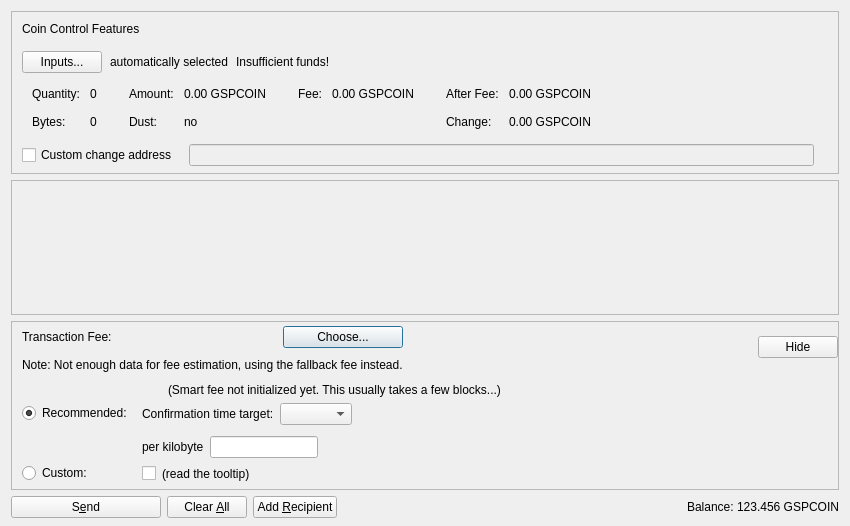
<?xml version="1.0" encoding="UTF-8"?>
<ui version="4.0">
 <class>SendCoinsDialog</class>
 <widget class="QDialog" name="SendCoinsDialog">
  <property name="geometry">
   <rect>
    <x>0</x>
    <y>0</y>
    <width>850</width>
    <height>526</height>
   </rect>
  </property>
  <property name="windowTitle">
   <string>Send Coins</string>
  </property>
  <layout class="QVBoxLayout" name="verticalLayout" stretch="0,1,0,0">
   <property name="bottomMargin">
    <number>8</number>
   </property>
   <item>
    <widget class="QFrame" name="frameCoinControl">
     <property name="sizePolicy">
      <sizepolicy hsizetype="Expanding" vsizetype="Expanding">
       <horstretch>0</horstretch>
       <verstretch>0</verstretch>
      </sizepolicy>
     </property>
     <property name="maximumSize">
      <size>
       <width>16777215</width>
       <height>16777215</height>
      </size>
     </property>
     <property name="frameShape">
      <enum>QFrame::StyledPanel</enum>
     </property>
     <property name="frameShadow">
      <enum>QFrame::Sunken</enum>
     </property>
     <layout class="QVBoxLayout" name="verticalLayoutCoinControl2">
      <property name="spacing">
       <number>0</number>
      </property>
      <property name="leftMargin">
       <number>0</number>
      </property>
      <property name="topMargin">
       <number>0</number>
      </property>
      <property name="rightMargin">
       <number>0</number>
      </property>
      <property name="bottomMargin">
       <number>6</number>
      </property>
      <item>
       <layout class="QVBoxLayout" name="verticalLayoutCoinControl" stretch="0,0,0,0,1">
        <property name="spacing">
         <number>0</number>
        </property>
        <property name="leftMargin">
         <number>10</number>
        </property>
        <property name="topMargin">
         <number>10</number>
        </property>
        <item>
         <layout class="QHBoxLayout" name="horizontalLayoutCoinControl1">
          <property name="bottomMargin">
           <number>15</number>
          </property>
          <item>
           <widget class="QLabel" name="labelCoinControlFeatures">
            <property name="sizePolicy">
             <sizepolicy hsizetype="Preferred" vsizetype="Maximum">
              <horstretch>0</horstretch>
              <verstretch>0</verstretch>
             </sizepolicy>
            </property>
            <property name="text">
             <string>Coin Control Features</string>
            </property>
           </widget>
          </item>
         </layout>
        </item>
        <item>
         <layout class="QHBoxLayout" name="horizontalLayoutCoinControl2" stretch="0,0,0,0">
          <property name="spacing">
           <number>8</number>
          </property>
          <property name="bottomMargin">
           <number>10</number>
          </property>
          <item>
           <widget class="QPushButton" name="pushButtonCoinControl">
            <property name="styleSheet">
             <string notr="true"/>
            </property>
            <property name="text">
             <string>Inputs...</string>
            </property>
            <property name="autoDefault">
             <bool>false</bool>
            </property>
           </widget>
          </item>
          <item>
           <widget class="QLabel" name="labelCoinControlAutomaticallySelected">
            <property name="text">
             <string>automatically selected</string>
            </property>
            <property name="margin">
             <number>5</number>
            </property>
           </widget>
          </item>
          <item>
           <widget class="QLabel" name="labelCoinControlInsuffFunds">
            <property name="text">
             <string>Insufficient funds!</string>
            </property>
            <property name="margin">
             <number>5</number>
            </property>
           </widget>
          </item>
          <item>
           <spacer name="horizontalSpacerCoinControl">
            <property name="orientation">
             <enum>Qt::Horizontal</enum>
            </property>
            <property name="sizeHint" stdset="0">
             <size>
              <width>40</width>
              <height>1</height>
             </size>
            </property>
           </spacer>
          </item>
         </layout>
        </item>
        <item>
         <widget class="QWidget" name="widgetCoinControl" native="true">
          <property name="sizePolicy">
           <sizepolicy hsizetype="Preferred" vsizetype="Preferred">
            <horstretch>0</horstretch>
            <verstretch>0</verstretch>
           </sizepolicy>
          </property>
          <property name="minimumSize">
           <size>
            <width>0</width>
            <height>0</height>
           </size>
          </property>
          <property name="styleSheet">
           <string notr="true"/>
          </property>
          <layout class="QHBoxLayout" name="horizontalLayoutCoinControl5">
           <property name="leftMargin">
            <number>0</number>
           </property>
           <property name="topMargin">
            <number>0</number>
           </property>
           <property name="rightMargin">
            <number>0</number>
           </property>
           <property name="bottomMargin">
            <number>0</number>
           </property>
           <item>
            <layout class="QHBoxLayout" name="horizontalLayoutCoinControl3" stretch="0,0,0,1">
             <property name="spacing">
              <number>20</number>
             </property>
             <property name="topMargin">
              <number>0</number>
             </property>
             <property name="bottomMargin">
              <number>10</number>
             </property>
             <item>
              <layout class="QFormLayout" name="formLayoutCoinControl1">
               <property name="horizontalSpacing">
                <number>10</number>
               </property>
               <property name="verticalSpacing">
                <number>14</number>
               </property>
               <property name="leftMargin">
                <number>10</number>
               </property>
               <property name="topMargin">
                <number>4</number>
               </property>
               <property name="rightMargin">
                <number>6</number>
               </property>
               <item row="0" column="0">
                <widget class="QLabel" name="labelCoinControlQuantityText">
                 <property name="text">
                  <string>Quantity:</string>
                 </property>
                 <property name="margin">
                  <number>0</number>
                 </property>
                </widget>
               </item>
               <item row="0" column="1">
                <widget class="QLabel" name="labelCoinControlQuantity">
                 <property name="cursor">
                  <cursorShape>IBeamCursor</cursorShape>
                 </property>
                 <property name="contextMenuPolicy">
                  <enum>Qt::ActionsContextMenu</enum>
                 </property>
                 <property name="text">
                  <string notr="true">0</string>
                 </property>
                 <property name="margin">
                  <number>0</number>
                 </property>
                 <property name="textInteractionFlags">
                  <set>Qt::LinksAccessibleByMouse|Qt::TextSelectableByKeyboard|Qt::TextSelectableByMouse</set>
                 </property>
                </widget>
               </item>
               <item row="1" column="0">
                <widget class="QLabel" name="labelCoinControlBytesText">
                 <property name="text">
                  <string>Bytes:</string>
                 </property>
                </widget>
               </item>
               <item row="1" column="1">
                <widget class="QLabel" name="labelCoinControlBytes">
                 <property name="cursor">
                  <cursorShape>IBeamCursor</cursorShape>
                 </property>
                 <property name="contextMenuPolicy">
                  <enum>Qt::ActionsContextMenu</enum>
                 </property>
                 <property name="text">
                  <string notr="true">0</string>
                 </property>
                 <property name="textInteractionFlags">
                  <set>Qt::LinksAccessibleByMouse|Qt::TextSelectableByKeyboard|Qt::TextSelectableByMouse</set>
                 </property>
                </widget>
               </item>
              </layout>
             </item>
             <item>
              <layout class="QFormLayout" name="formLayoutCoinControl2">
               <property name="horizontalSpacing">
                <number>10</number>
               </property>
               <property name="verticalSpacing">
                <number>14</number>
               </property>
               <property name="leftMargin">
                <number>6</number>
               </property>
               <property name="topMargin">
                <number>4</number>
               </property>
               <property name="rightMargin">
                <number>6</number>
               </property>
               <item row="0" column="0">
                <widget class="QLabel" name="labelCoinControlAmountText">
                 <property name="text">
                  <string>Amount:</string>
                 </property>
                 <property name="margin">
                  <number>0</number>
                 </property>
                </widget>
               </item>
               <item row="0" column="1">
                <widget class="QLabel" name="labelCoinControlAmount">
                 <property name="cursor">
                  <cursorShape>IBeamCursor</cursorShape>
                 </property>
                 <property name="contextMenuPolicy">
                  <enum>Qt::ActionsContextMenu</enum>
                 </property>
                 <property name="text">
                  <string notr="true">0.00 GSPCOIN</string>
                 </property>
                 <property name="textInteractionFlags">
                  <set>Qt::LinksAccessibleByMouse|Qt::TextSelectableByKeyboard|Qt::TextSelectableByMouse</set>
                 </property>
                </widget>
               </item>
               <item row="1" column="0">
                <widget class="QLabel" name="labelCoinControlLowOutputText">
                 <property name="text">
                  <string>Dust:</string>
                 </property>
                </widget>
               </item>
               <item row="1" column="1">
                <widget class="QLabel" name="labelCoinControlLowOutput">
                 <property name="cursor">
                  <cursorShape>IBeamCursor</cursorShape>
                 </property>
                 <property name="contextMenuPolicy">
                  <enum>Qt::ActionsContextMenu</enum>
                 </property>
                 <property name="text">
                  <string notr="true">no</string>
                 </property>
                 <property name="textInteractionFlags">
                  <set>Qt::LinksAccessibleByMouse|Qt::TextSelectableByKeyboard|Qt::TextSelectableByMouse</set>
                 </property>
                </widget>
               </item>
              </layout>
             </item>
             <item>
              <layout class="QFormLayout" name="formLayoutCoinControl3">
               <property name="horizontalSpacing">
                <number>10</number>
               </property>
               <property name="verticalSpacing">
                <number>14</number>
               </property>
               <property name="leftMargin">
                <number>6</number>
               </property>
               <property name="topMargin">
                <number>4</number>
               </property>
               <property name="rightMargin">
                <number>6</number>
               </property>
               <item row="0" column="0">
                <widget class="QLabel" name="labelCoinControlFeeText">
                 <property name="text">
                  <string>Fee:</string>
                 </property>
                 <property name="margin">
                  <number>0</number>
                 </property>
                </widget>
               </item>
               <item row="0" column="1">
                <widget class="QLabel" name="labelCoinControlFee">
                 <property name="cursor">
                  <cursorShape>IBeamCursor</cursorShape>
                 </property>
                 <property name="contextMenuPolicy">
                  <enum>Qt::ActionsContextMenu</enum>
                 </property>
                 <property name="text">
                  <string notr="true">0.00 GSPCOIN</string>
                 </property>
                 <property name="textInteractionFlags">
                  <set>Qt::LinksAccessibleByMouse|Qt::TextSelectableByKeyboard|Qt::TextSelectableByMouse</set>
                 </property>
                </widget>
               </item>
              </layout>
             </item>
             <item>
              <layout class="QFormLayout" name="formLayoutCoinControl4">
               <property name="horizontalSpacing">
                <number>10</number>
               </property>
               <property name="verticalSpacing">
                <number>14</number>
               </property>
               <property name="leftMargin">
                <number>6</number>
               </property>
               <property name="topMargin">
                <number>4</number>
               </property>
               <property name="rightMargin">
                <number>6</number>
               </property>
               <item row="0" column="0">
                <widget class="QLabel" name="labelCoinControlAfterFeeText">
                 <property name="text">
                  <string>After Fee:</string>
                 </property>
                 <property name="margin">
                  <number>0</number>
                 </property>
                </widget>
               </item>
               <item row="0" column="1">
                <widget class="QLabel" name="labelCoinControlAfterFee">
                 <property name="cursor">
                  <cursorShape>IBeamCursor</cursorShape>
                 </property>
                 <property name="contextMenuPolicy">
                  <enum>Qt::ActionsContextMenu</enum>
                 </property>
                 <property name="text">
                  <string notr="true">0.00 GSPCOIN</string>
                 </property>
                 <property name="textInteractionFlags">
                  <set>Qt::LinksAccessibleByMouse|Qt::TextSelectableByKeyboard|Qt::TextSelectableByMouse</set>
                 </property>
                </widget>
               </item>
               <item row="1" column="0">
                <widget class="QLabel" name="labelCoinControlChangeText">
                 <property name="text">
                  <string>Change:</string>
                 </property>
                </widget>
               </item>
               <item row="1" column="1">
                <widget class="QLabel" name="labelCoinControlChange">
                 <property name="cursor">
                  <cursorShape>IBeamCursor</cursorShape>
                 </property>
                 <property name="contextMenuPolicy">
                  <enum>Qt::ActionsContextMenu</enum>
                 </property>
                 <property name="text">
                  <string notr="true">0.00 GSPCOIN</string>
                 </property>
                 <property name="textInteractionFlags">
                  <set>Qt::LinksAccessibleByMouse|Qt::TextSelectableByKeyboard|Qt::TextSelectableByMouse</set>
                 </property>
                </widget>
               </item>
              </layout>
             </item>
            </layout>
           </item>
          </layout>
         </widget>
        </item>
        <item>
         <layout class="QHBoxLayout" name="horizontalLayoutCoinControl4" stretch="0,0,0">
          <property name="spacing">
           <number>12</number>
          </property>
          <property name="sizeConstraint">
           <enum>QLayout::SetDefaultConstraint</enum>
          </property>
          <property name="topMargin">
           <number>5</number>
          </property>
          <property name="rightMargin">
           <number>5</number>
          </property>
          <item>
           <widget class="QCheckBox" name="checkBoxCoinControlChange">
            <property name="toolTip">
             <string>If this is activated, but the change address is empty or invalid, change will be sent to a newly generated address.</string>
            </property>
            <property name="text">
             <string>Custom change address</string>
            </property>
           </widget>
          </item>
          <item>
           <widget class="QValidatedLineEdit" name="lineEditCoinControlChange">
            <property name="enabled">
             <bool>false</bool>
            </property>
            <property name="sizePolicy">
             <sizepolicy hsizetype="Expanding" vsizetype="Fixed">
              <horstretch>0</horstretch>
              <verstretch>0</verstretch>
             </sizepolicy>
            </property>
           </widget>
          </item>
          <item>
           <widget class="QLabel" name="labelCoinControlChangeLabel">
            <property name="sizePolicy">
             <sizepolicy hsizetype="Preferred" vsizetype="Expanding">
              <horstretch>0</horstretch>
              <verstretch>0</verstretch>
             </sizepolicy>
            </property>
            <property name="minimumSize">
             <size>
              <width>0</width>
              <height>0</height>
             </size>
            </property>
            <property name="text">
             <string/>
            </property>
            <property name="margin">
             <number>3</number>
            </property>
           </widget>
          </item>
         </layout>
        </item>
        <item>
         <spacer name="verticalSpacerCoinControl">
          <property name="orientation">
           <enum>Qt::Vertical</enum>
          </property>
          <property name="sizeHint" stdset="0">
           <size>
            <width>800</width>
            <height>1</height>
           </size>
          </property>
         </spacer>
        </item>
       </layout>
      </item>
     </layout>
    </widget>
   </item>
   <item>
    <widget class="QScrollArea" name="scrollArea">
     <property name="widgetResizable">
      <bool>true</bool>
     </property>
     <widget class="QWidget" name="scrollAreaWidgetContents">
      <property name="geometry">
       <rect>
        <x>0</x>
        <y>0</y>
        <width>830</width>
        <height>104</height>
       </rect>
      </property>
      <layout class="QVBoxLayout" name="verticalLayout_2" stretch="0,1">
       <property name="leftMargin">
        <number>0</number>
       </property>
       <property name="topMargin">
        <number>0</number>
       </property>
       <property name="rightMargin">
        <number>0</number>
       </property>
       <property name="bottomMargin">
        <number>0</number>
       </property>
       <item>
        <layout class="QVBoxLayout" name="entries">
         <property name="spacing">
          <number>6</number>
         </property>
        </layout>
       </item>
       <item>
        <spacer name="verticalSpacer">
         <property name="orientation">
          <enum>Qt::Vertical</enum>
         </property>
         <property name="sizeHint" stdset="0">
          <size>
           <width>20</width>
           <height>40</height>
          </size>
         </property>
        </spacer>
       </item>
      </layout>
     </widget>
    </widget>
   </item>
   <item>
    <widget class="QFrame" name="frameFee">
     <property name="sizePolicy">
      <sizepolicy hsizetype="Expanding" vsizetype="Expanding">
       <horstretch>0</horstretch>
       <verstretch>0</verstretch>
      </sizepolicy>
     </property>
     <property name="maximumSize">
      <size>
       <width>16777215</width>
       <height>16777215</height>
      </size>
     </property>
     <property name="frameShape">
      <enum>QFrame::StyledPanel</enum>
     </property>
     <property name="frameShadow">
      <enum>QFrame::Sunken</enum>
     </property>
     <layout class="QVBoxLayout" name="verticalLayoutFee1">
      <property name="spacing">
       <number>0</number>
      </property>
      <property name="leftMargin">
       <number>0</number>
      </property>
      <property name="topMargin">
       <number>0</number>
      </property>
      <property name="rightMargin">
       <number>0</number>
      </property>
      <property name="bottomMargin">
       <number>0</number>
      </property>
      <item>
       <layout class="QVBoxLayout" name="verticalLayoutFee2" stretch="0,0,0">
        <property name="spacing">
         <number>0</number>
        </property>
        <property name="leftMargin">
         <number>10</number>
        </property>
        <property name="topMargin">
         <number>0</number>
        </property>
        <item>
         <layout class="QHBoxLayout" name="horizontalLayoutFee1">
          <property name="bottomMargin">
           <number>0</number>
          </property>
          <item>
           <layout class="QVBoxLayout" name="verticalLayoutFee7">
            <property name="spacing">
             <number>0</number>
            </property>
            <item>
             <spacer name="verticalSpacerSmartFee">
              <property name="orientation">
               <enum>Qt::Vertical</enum>
              </property>
              <property name="sizeType">
               <enum>QSizePolicy::Fixed</enum>
              </property>
              <property name="sizeHint" stdset="0">
               <size>
                <width>1</width>
                <height>4</height>
               </size>
              </property>
             </spacer>
            </item>
            <item>
             <layout class="QHBoxLayout" name="horizontalLayoutSmartFee">
              <property name="spacing">
               <number>10</number>
              </property>
              <item>
               <widget class="QLabel" name="labelFeeHeadline">
                <property name="sizePolicy">
                 <sizepolicy hsizetype="Preferred" vsizetype="Maximum">
                  <horstretch>0</horstretch>
                  <verstretch>0</verstretch>
                 </sizepolicy>
                </property>
                <property name="text">
                 <string>Transaction Fee:</string>
                </property>
               </widget>
              </item>
              <item>
               <widget class="QLabel" name="labelFeeMinimized">
                <property name="text">
                 <string/>
                </property>
               </widget>
              </item>
              <item>
               <widget class="QPushButton" name="buttonChooseFee">
                <property name="text">
                 <string>Choose...</string>
                </property>
               </widget>
              </item>
             </layout>
            </item>
            <item>
             <spacer name="verticalSpacer_7">
              <property name="orientation">
               <enum>Qt::Vertical</enum>
              </property>
              <property name="sizeHint" stdset="0">
               <size>
                <width>1</width>
                <height>10</height>
               </size>
              </property>
             </spacer>
            </item>
            <item>
             <widget class="QLabel" name="fallbackFeeWarningLabel">
              <property name="toolTip">
               <string>Using the fallbackfee can result in sending a transaction that will take several hours or days (or never) to confirm. Consider choosing your fee manually or wait until you have validated the complete chain.</string>
              </property>
              <property name="text">
               <string>Note: Not enough data for fee estimation, using the fallback fee instead.</string>
              </property>
              <property name="wordWrap">
               <bool>false</bool>
              </property>
             </widget>
            </item>
            <item>
             <spacer name="verticalSpacer_5">
              <property name="orientation">
               <enum>Qt::Vertical</enum>
              </property>
              <property name="sizeHint" stdset="0">
               <size>
                <width>1</width>
                <height>1</height>
               </size>
              </property>
             </spacer>
            </item>
           </layout>
          </item>
          <item>
           <spacer name="horizontalSpacer_4">
            <property name="orientation">
             <enum>Qt::Horizontal</enum>
            </property>
            <property name="sizeHint" stdset="0">
             <size>
              <width>1</width>
              <height>1</height>
             </size>
            </property>
           </spacer>
          </item>
          <item>
           <widget class="QPushButton" name="buttonMinimizeFee">
            <property name="toolTip">
             <string>collapse fee-settings</string>
            </property>
            <property name="text">
             <string>Hide</string>
            </property>
           </widget>
          </item>
         </layout>
        </item>
        <item>
         <widget class="QFrame" name="frameFeeSelection">
          <layout class="QVBoxLayout" name="verticalLayoutFee12">
           <property name="spacing">
            <number>0</number>
           </property>
           <property name="leftMargin">
            <number>0</number>
           </property>
           <property name="topMargin">
            <number>0</number>
           </property>
           <property name="rightMargin">
            <number>0</number>
           </property>
           <property name="bottomMargin">
            <number>0</number>
           </property>
           <item>
            <layout class="QGridLayout" name="gridLayoutFee">
             <property name="topMargin">
              <number>10</number>
             </property>
             <property name="bottomMargin">
              <number>4</number>
             </property>
             <property name="horizontalSpacing">
              <number>10</number>
             </property>
             <property name="verticalSpacing">
              <number>4</number>
             </property>
             <item row="1" column="1">
              <layout class="QVBoxLayout" name="verticalLayoutFee8">
               <property name="spacing">
                <number>6</number>
               </property>
               <property name="topMargin">
                <number>3</number>
               </property>
               <item>
                <layout class="QHBoxLayout" name="horizontalLayoutFee13" stretch="0,0,1">
                 <item>
                  <widget class="QLabel" name="labelCustomPerKilobyte">
                   <property name="toolTip">
                    <string>If the custom fee is set to 1000 ruffs and the transaction is only 250 bytes, then &quot;per kilobyte&quot; only pays 250 ruffs in fee,&lt;br /&gt;while &quot;at least&quot; pays 1000 ruffs. For transactions bigger than a kilobyte both pay by kilobyte.</string>
                   </property>
                   <property name="text">
                    <string>per kilobyte</string>
                   </property>
                  </widget>
                 </item>
                 <item>
                  <widget class="BitcoinAmountField" name="customFee"/>
                 </item>
                 <item>
                  <spacer name="horizontalSpacer_6">
                   <property name="orientation">
                    <enum>Qt::Horizontal</enum>
                   </property>
                   <property name="sizeHint" stdset="0">
                    <size>
                     <width>1</width>
                     <height>1</height>
                    </size>
                   </property>
                  </spacer>
                 </item>
                </layout>
               </item>
               <item>
                <layout class="QHBoxLayout" name="horizontalLayoutFee8">
                 <item>
                  <widget class="QCheckBox" name="checkBoxMinimumFee">
                   <property name="toolTip">
                    <string>Paying only the minimum fee is just fine as long as there is less transaction volume than space in the blocks.&lt;br /&gt;But be aware that this can end up in a never confirming transaction once there is more demand for gspcoin transactions than the network can process.</string>
                   </property>
                   <property name="text">
                    <string/>
                   </property>
                  </widget>
                 </item>
                 <item>
                  <widget class="QLabel" name="labelMinFeeWarning">
                   <property name="enabled">
                    <bool>true</bool>
                   </property>
                   <property name="toolTip">
                    <string>Paying only the minimum fee is just fine as long as there is less transaction volume than space in the blocks.&lt;br /&gt;But be aware that this can end up in a never confirming transaction once there is more demand for gspcoin transactions than the network can process.</string>
                   </property>
                   <property name="text">
                    <string>(read the tooltip)</string>
                   </property>
                   <property name="margin">
                    <number>5</number>
                   </property>
                  </widget>
                 </item>
                 <item>
                  <spacer name="horizontalSpacer_2">
                   <property name="orientation">
                    <enum>Qt::Horizontal</enum>
                   </property>
                   <property name="sizeHint" stdset="0">
                    <size>
                     <width>1</width>
                     <height>1</height>
                    </size>
                   </property>
                  </spacer>
                 </item>
                </layout>
               </item>
              </layout>
             </item>
             <item row="0" column="0">
              <layout class="QVBoxLayout" name="verticalLayoutFee4" stretch="0,1">
               <property name="topMargin">
                <number>20</number>
               </property>
               <property name="bottomMargin">
                <number>3</number>
               </property>
               <item>
                <widget class="QRadioButton" name="radioSmartFee">
                 <property name="text">
                  <string>Recommended:</string>
                 </property>
                 <property name="checked">
                  <bool>true</bool>
                 </property>
                 <attribute name="buttonGroup">
                  <string notr="true">groupFee</string>
                 </attribute>
                </widget>
               </item>
               <item>
                <spacer name="verticalSpacer_2">
                 <property name="orientation">
                  <enum>Qt::Vertical</enum>
                 </property>
                 <property name="sizeHint" stdset="0">
                  <size>
                   <width>1</width>
                   <height>1</height>
                  </size>
                 </property>
                </spacer>
               </item>
              </layout>
             </item>
             <item row="1" column="0">
              <layout class="QVBoxLayout" name="verticalLayoutFee9" stretch="0,1">
               <property name="topMargin">
                <number>30</number>
               </property>
               <item>
                <widget class="QRadioButton" name="radioCustomFee">
                 <property name="text">
                  <string>Custom:</string>
                 </property>
                 <attribute name="buttonGroup">
                  <string notr="true">groupFee</string>
                 </attribute>
                </widget>
               </item>
               <item>
                <spacer name="verticalSpacer_6">
                 <property name="orientation">
                  <enum>Qt::Vertical</enum>
                 </property>
                 <property name="sizeHint" stdset="0">
                  <size>
                   <width>1</width>
                   <height>1</height>
                  </size>
                 </property>
                </spacer>
               </item>
              </layout>
             </item>
             <item row="0" column="1">
              <layout class="QVBoxLayout" name="verticalLayoutFee3" stretch="0,0,1">
               <property name="spacing">
                <number>6</number>
               </property>
               <property name="topMargin">
                <number>0</number>
               </property>
               <property name="bottomMargin">
                <number>3</number>
               </property>
               <item>
                <layout class="QHBoxLayout" name="horizontalLayoutFee12">
                 <item>
                  <widget class="QLabel" name="labelSmartFee">
                   <property name="text">
                    <string/>
                   </property>
                   <property name="margin">
                    <number>2</number>
                   </property>
                  </widget>
                 </item>
                 <item>
                  <widget class="QLabel" name="labelFeeEstimation">
                   <property name="text">
                    <string/>
                   </property>
                  </widget>
                 </item>
                 <item>
                  <widget class="QLabel" name="labelSmartFee2">
                   <property name="text">
                    <string>(Smart fee not initialized yet. This usually takes a few blocks...)</string>
                   </property>
                   <property name="margin">
                    <number>2</number>
                   </property>
                  </widget>
                 </item>
                 <item>
                  <spacer name="horizontalSpacer_5">
                   <property name="orientation">
                    <enum>Qt::Horizontal</enum>
                   </property>
                   <property name="sizeHint" stdset="0">
                    <size>
                     <width>1</width>
                     <height>1</height>
                    </size>
                   </property>
                  </spacer>
                 </item>
                </layout>
               </item>
               <item>
                <layout class="QHBoxLayout" name="horizontalLayoutFee9">
                 <item>
                  <layout class="QVBoxLayout" name="verticalLayoutFee6">
                   <item>
                    <widget class="QLabel" name="labelSmartFee3">
                     <property name="text">
                      <string>Confirmation time target:</string>
                     </property>
                     <property name="margin">
                      <number>2</number>
                     </property>
                    </widget>
                   </item>
                  </layout>
                 </item>
                 <item>
                  <layout class="QVBoxLayout" name="verticalLayoutFee5">
                   <property name="rightMargin">
                    <number>30</number>
                   </property>
                   <item>
                    <layout class="QHBoxLayout" name="horizontalLayoutConfTarget">
                     <property name="bottomMargin">
                      <number>0</number>
                     </property>
                     <item>
                      <widget class="QComboBox" name="confTargetSelector"/>
                     </item>
                     <item>
                      <spacer name="horizontalSpacerConfTarget">
                       <property name="orientation">
                        <enum>Qt::Horizontal</enum>
                       </property>
                       <property name="sizeHint" stdset="0">
                        <size>
                         <width>40</width>
                         <height>20</height>
                        </size>
                       </property>
                      </spacer>
                     </item>
                    </layout>
                   </item>
                  </layout>
                 </item>
                </layout>
               </item>
               <item>
                <spacer name="verticalSpacer_4">
                 <property name="orientation">
                  <enum>Qt::Vertical</enum>
                 </property>
                 <property name="sizeHint" stdset="0">
                  <size>
                   <width>1</width>
                   <height>1</height>
                  </size>
                 </property>
                </spacer>
               </item>
              </layout>
             </item>
            </layout>
           </item>
          </layout>
         </widget>
        </item>
        <item>
         <spacer name="verticalSpacerFee">
          <property name="orientation">
           <enum>Qt::Vertical</enum>
          </property>
          <property name="sizeHint" stdset="0">
           <size>
            <width>800</width>
            <height>1</height>
           </size>
          </property>
         </spacer>
        </item>
       </layout>
      </item>
     </layout>
    </widget>
   </item>
   <item>
    <layout class="QHBoxLayout" name="horizontalLayout">
     <item>
      <widget class="QPushButton" name="sendButton">
       <property name="minimumSize">
        <size>
         <width>150</width>
         <height>0</height>
        </size>
       </property>
       <property name="toolTip">
        <string>Confirm the send action</string>
       </property>
       <property name="text">
        <string>S&amp;end</string>
       </property>
       <property name="autoDefault">
        <bool>false</bool>
       </property>
       <property name="default">
        <bool>false</bool>
       </property>
      </widget>
     </item>
     <item>
      <widget class="QPushButton" name="clearButton">
       <property name="sizePolicy">
        <sizepolicy hsizetype="Minimum" vsizetype="Fixed">
         <horstretch>0</horstretch>
         <verstretch>0</verstretch>
        </sizepolicy>
       </property>
       <property name="toolTip">
        <string>Clear all fields of the form.</string>
       </property>
       <property name="text">
        <string>Clear &amp;All</string>
       </property>
       <property name="autoDefault">
        <bool>false</bool>
       </property>
      </widget>
     </item>
     <item>
      <widget class="QPushButton" name="addButton">
       <property name="toolTip">
        <string>Send to multiple recipients at once</string>
       </property>
       <property name="text">
        <string>Add &amp;Recipient</string>
       </property>
       <property name="autoDefault">
        <bool>false</bool>
       </property>
      </widget>
     </item>
     <item>
      <spacer name="horizontalSpacer">
       <property name="orientation">
        <enum>Qt::Horizontal</enum>
       </property>
       <property name="sizeHint" stdset="0">
        <size>
         <width>40</width>
         <height>20</height>
        </size>
       </property>
      </spacer>
     </item>
     <item>
      <layout class="QHBoxLayout" name="horizontalLayout_2">
       <property name="spacing">
        <number>3</number>
       </property>
       <item>
        <widget class="QLabel" name="labelBalanceText">
         <property name="text">
          <string>Balance:</string>
         </property>
        </widget>
       </item>
       <item>
        <widget class="QLabel" name="labelBalance">
         <property name="sizePolicy">
          <sizepolicy hsizetype="Preferred" vsizetype="Preferred">
           <horstretch>0</horstretch>
           <verstretch>0</verstretch>
          </sizepolicy>
         </property>
         <property name="cursor">
          <cursorShape>IBeamCursor</cursorShape>
         </property>
         <property name="text">
          <string notr="true">123.456 GSPCOIN</string>
         </property>
         <property name="textInteractionFlags">
          <set>Qt::LinksAccessibleByMouse|Qt::TextSelectableByKeyboard|Qt::TextSelectableByMouse</set>
         </property>
        </widget>
       </item>
      </layout>
     </item>
    </layout>
   </item>
  </layout>
 </widget>
 <customwidgets>
  <customwidget>
   <class>QValidatedLineEdit</class>
   <extends>QLineEdit</extends>
   <header>qt/qvalidatedlineedit.h</header>
  </customwidget>
  <customwidget>
   <class>BitcoinAmountField</class>
   <extends>QLineEdit</extends>
   <header>qt/bitcoinamountfield.h</header>
   <container>1</container>
  </customwidget>
 </customwidgets>
 <resources>
  <include location="../gspcoin.qrc"/>
 </resources>
 <connections/>
 <buttongroups>
  <buttongroup name="groupFee"/>
 </buttongroups>
</ui>
